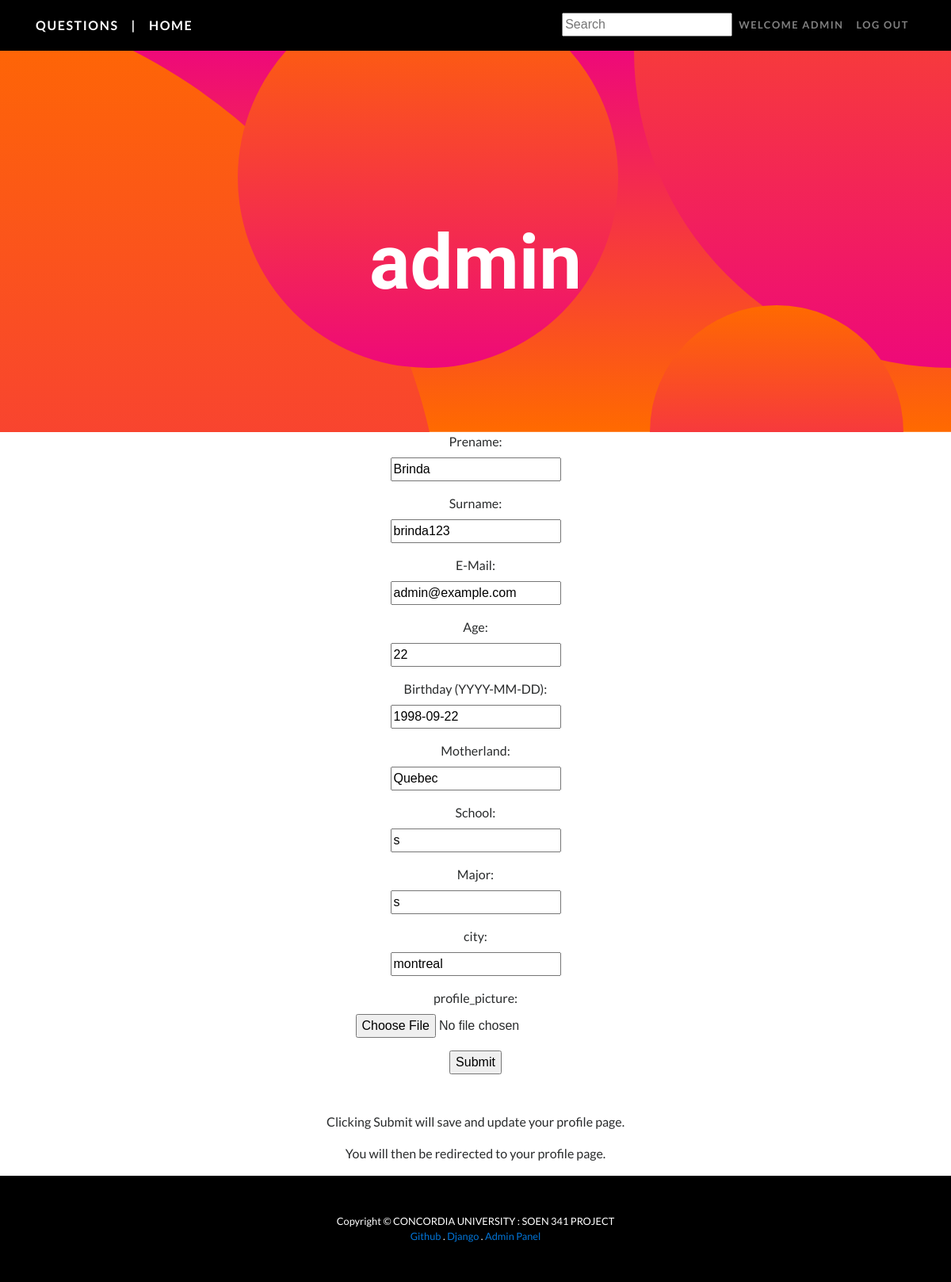
The page /edit_profile/ (signed in) on the database its author committed.
### qa_web/models.py (models this page shows)
class User(AbstractUser):
    age = models.IntegerField(null=True)
    birthday = models.DateField(null=True)
    motherland = models.TextField(max_length=100, null=True)
    school = models.TextField(max_length=100, null=True)
    major = models.CharField(max_length=50, null=True)
    city = models.TextField(max_length=100, null=True)
    image = models.ImageField(upload_to='profile_img', blank=True)

### qa_web/views/profile.py (the view, shortened to what this page needs)
# urls.py: path('edit_profile/', views.edit_profile, name='edit_user_profile'),
@login_required(login_url='/login/')
def edit_profile(request):
    if request.method == 'GET':
        active_user = request.user
        existing_data = {
            'prename': active_user.first_name,
            'surname': active_user.last_name,
            'age': active_user.age,
            'email': active_user.email,
            'birthday': active_user.birthday,
            'motherland': active_user.motherland,
            'school': active_user.school,
            'major': active_user.major,
            'city': active_user.city,
            'image': active_user.image,
        }
        form = UserProfile(initial=existing_data)
        return render(request, 'qa_web/edit_user_profile.html',
                      context={'form': form})

### qa_web/templates/qa_web/edit_user_profile.html (shortened to what this page needs)
{% extends "qa_web/base.html" %}
{% load static %}
{% block header %}
    <div class="masthead-content">
        <div class="container">
            <h1 class="masthead-heading mb-0">{{ user }}</h1>
        </div>
    </div>
{% endblock %}
{% block content %}
    <form method="post" enctype="multipart/form-data">
        {% for field in form %}
            <p>
                {{ field.label_tag }}<br>
                {{ field }}
            </p>
        {% endfor %}
        <input type="submit" value="Submit"/>
    </form>
    <br><br>
    <p>Clicking Submit will save and update your profile page.</p>
    <p>You will then be redirected to your profile page.</p>
{% endblock %}

### qa_web/templates/qa_web/includes/navbar.html (shortened to what this page needs)
<nav class="navbar navbar-expand-lg navbar-dark navbar-custom sticky-top"
    style="background-color:black">
    <div class="container">
        {% if user.is_authenticated %}
            <a class="navbar-brand" href="{% url 'question_index' %}">
                Questions
            </a>
            <span class="navbar-brand">|</span>
            <a class="navbar-brand" href="{% url 'homepage' %}">Home</a>
        {% else %}
            <a class="navbar-brand" href="/login/">
                Sign In to Ask, Answer &amp; Rate
            </a>
        {% endif %}
        <div class="collapse navbar-collapse" id="navbarResponsive">
            <ul class="navbar-nav ml-auto">
                <form class="navbar-form navbar-right" action="{% url 'search_keyword' %}" method="get">
                    <input type="text" name="keyword" placeholder="Search">
                </form>
                {% if user.is_authenticated %}
                    <li class="nav-item">
                        <a class="nav-link" href='/profile/{{ user.id }}'>
                            Welcome {{ user.username }}
                        </a>
                    </li>
                    <li class="nav-item">
                        <a class="nav-link" href="/logout/">Log Out</a>
                    </li>
                {% endif %}
            </ul>
        </div>
    </div>
</nav>

### qa_web/static/css/pagedown.css (style rules this page uses)
body { background-color: White; font-family: sans-serif; }

### rows shown on the page
User: username "ADMIN", username "admin", form "admin@example.com" "22" "1998-09-22" "Quebec" "s" "s" "montreal"

### other values the page prints
{{ field.label_tag }} "Prename:" "Surname:" "E-Mail:" "Age:" "Birthday (YYYY-MM-DD):" "Motherland:" "School:" "Major:" "city:" "profile_picture:"
